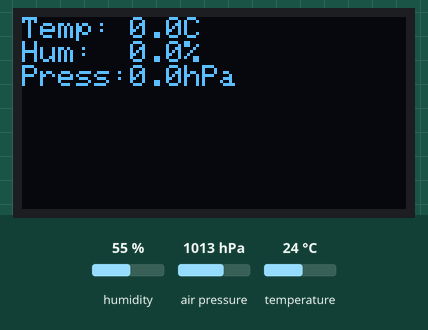
A sketch run on a simulated ESP32. Shown: 128×64 one-colour display. Inputs (shaded band) come from the test bench; at power-on: humidity 55 %, air pressure 1013 hPa, temperature 24 °C. WiFi joins after 1.5 s; servers stay silent unless stated; the local clock reads 2024-03-15 10:24:30 at power-on unless the sketch sets it; what the sketch prints to the serial monitor is not drawn.

Above: at 3.7 s.
3.8 s: humidity set to 22 %
At 13.1 s:
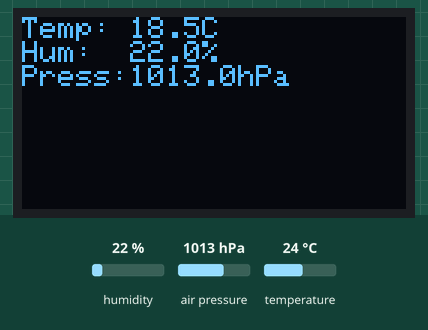
14.0 s: air pressure set to 952 hPa
At 23.1 s:
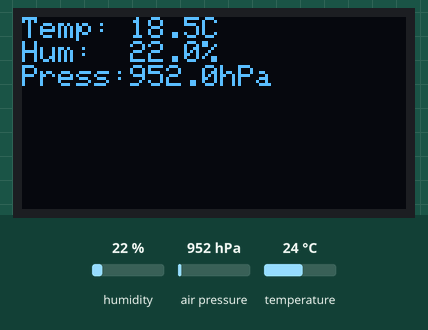
24.1 s: temperature set to 12 °C
At 33.1 s:
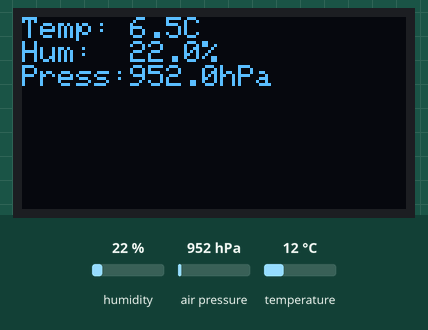
34.1 s: humidity set to 40 %
At 43.1 s:
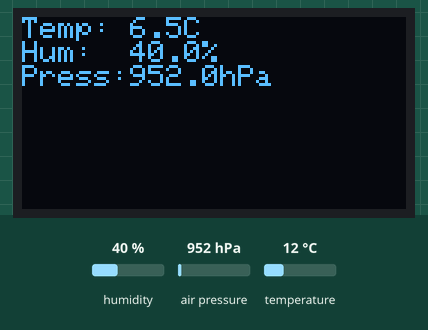
44.1 s: air pressure set to 975 hPa
At 53.1 s:
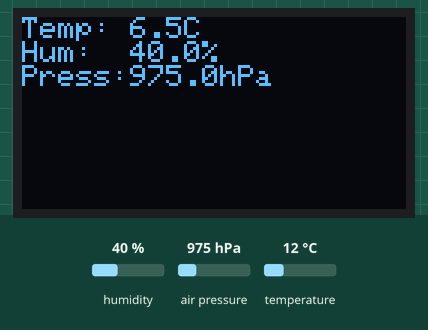
Timing chart, 0 to 54.6 s (numbered marks = the images above; inputs shaded):
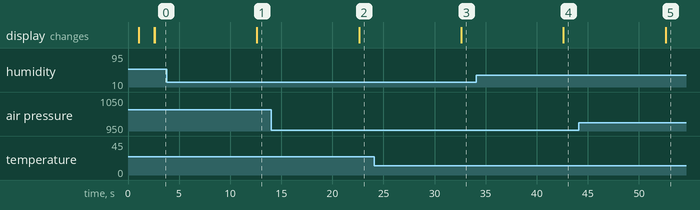

The sketch:

basement.ino
```cpp
// ***** FreeRTOS
// You'll need to install the FreeRTOS library first. In the Arduino IDE:
//   Go to Tools > Manage Libraries
//   Search for "FreeRTOS"
//   Install "FreeRTOS by Richard Barry"

#include <freertos/FreeRTOS.h>
#include <freertos/task.h>
#include <freertos/semphr.h>
#include <Wire.h>
#include <Adafruit_BME280.h>
#include <WiFi.h>
#include <WebServer.h>
#include <Adafruit_SSD1306.h>
#include "time.h"

#define SCREEN_WIDTH 128
#define SCREEN_HEIGHT 64
#define OLED_RESET -1
#define SCREEN_ADDRESS 0x3C

IPAddress ip(192, 168, 1, 63);
IPAddress gateway(192, 168, 1, 1);
IPAddress subnet(255, 255, 255, 0);
IPAddress dns(8, 8, 8, 8);

const char *ssid = "NetworkName";
const char *password = "NetworkPassword";
const char *ntpServer = "pool.ntp.org";
const long gmtOffset_sec = -25200;
const int daylightOffset_sec = 3600;

const float TEMP_OFFSET = -5.5;

// Task handles
TaskHandle_t sensorTaskHandle = NULL;
TaskHandle_t displayTaskHandle = NULL;
TaskHandle_t webServerTaskHandle = NULL;

// Mutex for shared resources
SemaphoreHandle_t i2cMutex;
SemaphoreHandle_t dataMutex;

Adafruit_SSD1306 display(SCREEN_WIDTH, SCREEN_HEIGHT, &Wire, OLED_RESET);
Adafruit_BME280 bme;
WebServer server(80);

// Structure to hold sensor data
struct SensorData
{
    float temperatureC;
    float temperatureF;
    float humidity;
    float pressure;
    time_t timestamp;
} sensorData;

float celsiusToFahrenheit(float celsius)
{
    return celsius * 9.0 / 5.0 + 32.0;
}

void displayMessage(String message)
{
    xSemaphoreTake(i2cMutex, portMAX_DELAY);
    display.clearDisplay();
    display.setTextSize(2);
    display.setCursor(0, 0);
    display.println(message);
    display.display();
    xSemaphoreGive(i2cMutex);
}

// Emit a float as JSON, substituting "null" for NaN. Without this, ESP32's
// String(NaN) prints the literal text "nan", which is not valid JSON and
// breaks parsers downstream. This is BUG-08 fixed at the source — the
// server's wire_format.py keeps a defense-in-depth regex for old firmware
// that still emits "nan", but new sketches must emit clean JSON.
static String floatJson(float v, unsigned int decimals = 2)
{
    if (isnan(v))
    {
        return String("null");
    }
    return String(v, decimals);
}

void handleRoot()
{
    // The inline HTML status page was removed during Phase 5 cleanup —
    // the new dashboard at the FastAPI server is the canonical UI. This
    // endpoint stays so curl / browser pokes get something readable.
    server.send(200, "text/plain", "Jones Big Ass Indoor Jr Sensor — see /data for JSON\n");
}

void handleData()
{
    xSemaphoreTake(dataMutex, portMAX_DELAY);
    // floatJson() guards every reading — see helper above and BUG-08
    // notes in the server's wire_format.py.
    String json = "{";
    json += "\"temperatureC\":" + floatJson(sensorData.temperatureC) + ",";
    json += "\"temperatureF\":" + floatJson(sensorData.temperatureF) + ",";
    json += "\"humidity\":" + floatJson(sensorData.humidity) + ",";
    json += "\"pressure\":" + floatJson(sensorData.pressure);
    json += "}";
    xSemaphoreGive(dataMutex);

    server.send(200, "application/json", json);
}

// Task to read sensors
void sensorTask(void *parameter)
{
    // ***** FreeRTOS
    // This line is used for precise task timing in FreeRTOS:
    //   - TickType_t is the data type for system ticks
    //   - xTaskGetTickCount() gets the current tick count when the line executes
    //   - xLastWakeTime stores this value and is used by vTaskDelayUntil() to ensure precise periodic timing
    // Example usage:
    //   TickType_t xLastWakeTime = xTaskGetTickCount();
    //   while(1) {
    //       // Task runs exactly every 10 seconds
    //       vTaskDelayUntil(&xLastWakeTime, pdMS_TO_TICKS(10000));
    //   }
    TickType_t xLastWakeTime = xTaskGetTickCount();

    // ***** FreeRTOS
    // The while(1) or infinite loop is fundamental to how RTOS tasks work. Here's why:
    //   Task Lifetime:
    //     - RTOS tasks are meant to run forever (until explicitly deleted or the system restarts)
    //     - Without the infinite loop, the task would run once and terminate
    //     - Tasks are like mini programs that need to keep running and doing their job
    //   Task Management:
    //     - The RTOS scheduler knows tasks are continuous
    //     - vTaskDelay() and vTaskDelayUntil() inside the loop let other tasks run
    //     - Without these delays, a task would hog the CPU
    while (1)
    {
        // ***** FreeRTOS
        // portMAX_DELAY is a FreeRTOS constant that means "wait indefinitely" when used with semaphores.
        // When used in xSemaphoreTake(mutex, portMAX_DELAY), the task will wait forever until it can get the mutex,
        //   rather than timing out after a specified period.
        // You can also specify a maximum wait time in ticks instead, like:
        //   xSemaphoreTake(mutex, pdMS_TO_TICKS(1000));  // Wait up to 1 second
        xSemaphoreTake(i2cMutex, portMAX_DELAY);
        xSemaphoreTake(dataMutex, portMAX_DELAY);

        // Read BME280
        sensorData.temperatureC = bme.readTemperature() + TEMP_OFFSET;
        sensorData.temperatureF = celsiusToFahrenheit(sensorData.temperatureC);
        sensorData.humidity = bme.readHumidity();
        sensorData.pressure = bme.readPressure() / 100.0F;
        time(&sensorData.timestamp);

        // Debug output
        Serial.println("\nCurrent Readings:");
        Serial.printf("Temperature: %.1f°C / %.1f°F\n",
                      sensorData.temperatureC, sensorData.temperatureF);
        Serial.printf("Humidity: %.1f%%\n", sensorData.humidity);
        Serial.printf("Pressure: %.1f hPa\n", sensorData.pressure);

        xSemaphoreGive(dataMutex);
        xSemaphoreGive(i2cMutex);

        vTaskDelayUntil(&xLastWakeTime, pdMS_TO_TICKS(5000));
    }
}

// Task to update display
void displayTask(void *parameter)
{
    TickType_t xLastWakeTime = xTaskGetTickCount();

    while (1)
    {
        xSemaphoreTake(i2cMutex, portMAX_DELAY);
        xSemaphoreTake(dataMutex, portMAX_DELAY);

        display.clearDisplay();
        display.setTextSize(1);
        display.setCursor(0, 0);
        display.print("Temp: ");
        display.print(sensorData.temperatureC, 1);
        display.println("C");
        display.print("Hum:  ");
        display.print(sensorData.humidity, 1);
        display.println("%");
        display.print("Press:");
        display.print(sensorData.pressure, 1);
        display.println("hPa");
        display.display();

        xSemaphoreGive(dataMutex);
        xSemaphoreGive(i2cMutex);

        vTaskDelayUntil(&xLastWakeTime, pdMS_TO_TICKS(10000));
    }
}

// Task to handle web server
void webServerTask(void *parameter)
{
    while (1)
    {
        server.handleClient();
        vTaskDelay(pdMS_TO_TICKS(10));
    }
}

void setup()
{
    Serial.begin(115200);
    delay(1000);

    Serial.println("\n\nStarting Weather Station...");

    // ***** FreeRTOS
    // Create mutexes
    i2cMutex = xSemaphoreCreateMutex();
    dataMutex = xSemaphoreCreateMutex();

    Wire.begin(21, 22);
    Serial.println("I2C Initialized");

    if (!display.begin(SSD1306_SWITCHCAPVCC, SCREEN_ADDRESS))
    {
        Serial.println("SSD1306 allocation failed");
        while (1)
            delay(10);
    }
    Serial.println("Display Initialized");

    display.clearDisplay();
    display.setTextColor(WHITE);
    display.setTextSize(1);

    if (!bme.begin(0x76))
    {
        Serial.println("Could not find BME280 sensor!");
        displayMessage("BME280\nError!");
        while (1)
            delay(10);
    }
    Serial.println("BME280 Initialized");

    displayMessage("Connecting\nto WiFi...");

    WiFi.begin(ssid, password);
    WiFi.config(ip, gateway, subnet, dns);

    while (WiFi.status() != WL_CONNECTED)
    {
        delay(500);
        Serial.print(".");
    }

    // Set timezone and sync NTP
    configTime(gmtOffset_sec, daylightOffset_sec, ntpServer);

    Serial.println("\nWiFi Connected!");
    Serial.print("IP Address: ");
    Serial.println(WiFi.localIP());

    display.clearDisplay();
    display.setCursor(0, 0);
    display.println("Connected!");
    display.println("IP Address:");
    display.println(WiFi.localIP().toString());
    display.display();

    server.on("/", handleRoot);
    server.on("/data", handleData);
    server.begin();

    Serial.println("HTTP server started");

    // ***** FreeRTOS
    // Create RTOS tasks
    // NOTES:
    //    By default, ESP32 Arduino framework creates the setup() and loop()
    //    tasks on Core 1, while Core 0 handles WiFi/BT.
    //
    //    sensorTaskHandle is a pointer (TaskHandle_t type) that stores a reference to the sensor task after it's created. It's useful for:
    //      - Task management (suspend/resume/delete)
    //      - Changing priorities
    //      - Checking task status
    //      - Memory monitoring
    // EXAMPLE:
    //    xTaskCreate(
    //        sensorTask,        // Task function
    //        "SensorTask",      // Name for debugging
    //        4096,              // Stack size (bytes)
    //        NULL,              // Parameter to pass
    //        2,                 // Priority (higher number = higher priority)
    //        &sensorTaskHandle, // Task handle
    //        1                  // Optional: Core ID (0 or 1).
    //    );
    xTaskCreate(sensorTask, "SensorTask", 4096, NULL, 2, &sensorTaskHandle);
    xTaskCreate(displayTask, "DisplayTask", 2048, NULL, 1, &displayTaskHandle);
    xTaskCreate(webServerTask, "WebServerTask", 4096, NULL, 3, &webServerTaskHandle);
}

void loop()
{
    // ***** FreeRTOS
    // Empty - tasks handle everything
    // vTaskDelete(NULL); in the loop() function deletes the currently running task.
    //   Since NULL is passed, it deletes itself.
    //   We use this because loop() is no longer needed after RTOS tasks are created,
    //     everything is handled by the tasks we created.
    //   Without this, the loop() task would unnecessarily consume resources.
    vTaskDelete(NULL);
}
```

Measured:
- after the input at 3.8 s, the display: changes after 8.8 s (image 1)
- after the input at 14.0 s, the display: changes after 8.6 s (image 2)
- after the input at 24.1 s, the display: changes after 8.5 s (image 3)
- after the input at 34.1 s, the display: changes after 8.5 s (image 4)
- after the input at 44.1 s, the display: changes after 8.5 s (image 5)
